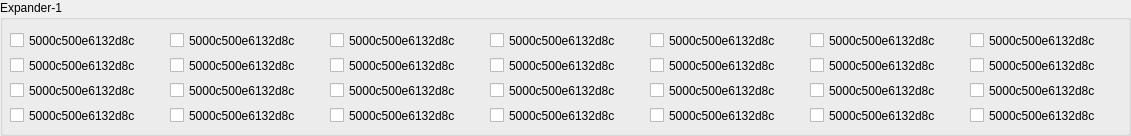
  <widget class="QGroupBox" name="groupBox_1">
   <property name="geometry">
    <rect>
     <x>10</x>
     <y>295</y>
     <width>1131</width>
     <height>136</height>
    </rect>
   </property>
   <property name="minimumSize">
    <size>
     <width>1131</width>
     <height>136</height>
    </size>
   </property>
   <property name="title">
    <string>Expander-1</string>
   </property>
   <widget class="QCheckBox" name="checkBox_29">
    <property name="geometry">
     <rect>
      <x>10</x>
      <y>30</y>
      <width>161</width>
      <height>21</height>
     </rect>
    </property>
    <property name="text">
     <string>5000c500e6132d8c</string>
    </property>
   </widget>
   <widget class="QCheckBox" name="checkBox_30">
    <property name="geometry">
     <rect>
      <x>170</x>
      <y>30</y>
      <width>161</width>
      <height>21</height>
     </rect>
    </property>
    <property name="text">
     <string>5000c500e6132d8c</string>
    </property>
   </widget>
   <widget class="QCheckBox" name="checkBox_31">
    <property name="geometry">
     <rect>
      <x>330</x>
      <y>30</y>
      <width>161</width>
      <height>21</height>
     </rect>
    </property>
    <property name="text">
     <string>5000c500e6132d8c</string>
    </property>
   </widget>
   <widget class="QCheckBox" name="checkBox_32">
    <property name="geometry">
     <rect>
      <x>490</x>
      <y>30</y>
      <width>161</width>
      <height>21</height>
     </rect>
    </property>
    <property name="text">
     <string>5000c500e6132d8c</string>
    </property>
   </widget>
   <widget class="QCheckBox" name="checkBox_33">
    <property name="geometry">
     <rect>
      <x>650</x>
      <y>30</y>
      <width>161</width>
      <height>21</height>
     </rect>
    </property>
    <property name="text">
     <string>5000c500e6132d8c</string>
    </property>
   </widget>
   <widget class="QCheckBox" name="checkBox_34">
    <property name="geometry">
     <rect>
      <x>810</x>
      <y>30</y>
      <width>161</width>
      <height>21</height>
     </rect>
    </property>
    <property name="text">
     <string>5000c500e6132d8c</string>
    </property>
   </widget>
   <widget class="QCheckBox" name="checkBox_35">
    <property name="geometry">
     <rect>
      <x>970</x>
      <y>30</y>
      <width>161</width>
      <height>21</height>
     </rect>
    </property>
    <property name="text">
     <string>5000c500e6132d8c</string>
    </property>
   </widget>
   <widget class="QCheckBox" name="checkBox_36">
    <property name="geometry">
     <rect>
      <x>10</x>
      <y>55</y>
      <width>161</width>
      <height>21</height>
     </rect>
    </property>
    <property name="text">
     <string>5000c500e6132d8c</string>
    </property>
   </widget>
   <widget class="QCheckBox" name="checkBox_37">
    <property name="geometry">
     <rect>
      <x>170</x>
      <y>55</y>
      <width>161</width>
      <height>21</height>
     </rect>
    </property>
    <property name="text">
     <string>5000c500e6132d8c</string>
    </property>
   </widget>
   <widget class="QCheckBox" name="checkBox_38">
    <property name="geometry">
     <rect>
      <x>330</x>
      <y>55</y>
      <width>161</width>
      <height>21</height>
     </rect>
    </property>
    <property name="text">
     <string>5000c500e6132d8c</string>
    </property>
   </widget>
   <widget class="QCheckBox" name="checkBox_39">
    <property name="geometry">
     <rect>
      <x>490</x>
      <y>55</y>
      <width>161</width>
      <height>21</height>
     </rect>
    </property>
    <property name="text">
     <string>5000c500e6132d8c</string>
    </property>
   </widget>
   <widget class="QCheckBox" name="checkBox_40">
    <property name="geometry">
     <rect>
      <x>650</x>
      <y>55</y>
      <width>161</width>
      <height>21</height>
     </rect>
    </property>
    <property name="text">
     <string>5000c500e6132d8c</string>
    </property>
   </widget>
   <widget class="QCheckBox" name="checkBox_41">
    <property name="geometry">
     <rect>
      <x>810</x>
      <y>55</y>
      <width>161</width>
      <height>21</height>
     </rect>
    </property>
    <property name="text">
     <string>5000c500e6132d8c</string>
    </property>
   </widget>
   <widget class="QCheckBox" name="checkBox_42">
    <property name="geometry">
     <rect>
      <x>970</x>
      <y>55</y>
      <width>161</width>
      <height>21</height>
     </rect>
    </property>
    <property name="text">
     <string>5000c500e6132d8c</string>
    </property>
   </widget>
   <widget class="QCheckBox" name="checkBox_43">
    <property name="geometry">
     <rect>
      <x>10</x>
      <y>80</y>
      <width>161</width>
      <height>21</height>
     </rect>
    </property>
    <property name="text">
     <string>5000c500e6132d8c</string>
    </property>
   </widget>
   <widget class="QCheckBox" name="checkBox_44">
    <property name="geometry">
     <rect>
      <x>170</x>
      <y>80</y>
      <width>161</width>
      <height>21</height>
     </rect>
    </property>
    <property name="text">
     <string>5000c500e6132d8c</string>
    </property>
   </widget>
   <widget class="QCheckBox" name="checkBox_45">
    <property name="geometry">
     <rect>
      <x>330</x>
      <y>80</y>
      <width>161</width>
      <height>21</height>
     </rect>
    </property>
    <property name="text">
     <string>5000c500e6132d8c</string>
    </property>
   </widget>
   <widget class="QCheckBox" name="checkBox_46">
    <property name="geometry">
     <rect>
      <x>490</x>
      <y>80</y>
      <width>161</width>
      <height>21</height>
     </rect>
    </property>
    <property name="text">
     <string>5000c500e6132d8c</string>
    </property>
   </widget>
   <widget class="QCheckBox" name="checkBox_47">
    <property name="geometry">
     <rect>
      <x>650</x>
      <y>80</y>
      <width>161</width>
      <height>21</height>
     </rect>
    </property>
    <property name="text">
     <string>5000c500e6132d8c</string>
    </property>
   </widget>
   <widget class="QCheckBox" name="checkBox_48">
    <property name="geometry">
     <rect>
      <x>810</x>
      <y>80</y>
      <width>161</width>
      <height>21</height>
     </rect>
    </property>
    <property name="text">
     <string>5000c500e6132d8c</string>
    </property>
   </widget>
   <widget class="QCheckBox" name="checkBox_49">
    <property name="geometry">
     <rect>
      <x>970</x>
      <y>80</y>
      <width>161</width>
      <height>21</height>
     </rect>
    </property>
    <property name="text">
     <string>5000c500e6132d8c</string>
    </property>
   </widget>
   <widget class="QCheckBox" name="checkBox_50">
    <property name="geometry">
     <rect>
      <x>10</x>
      <y>105</y>
      <width>161</width>
      <height>21</height>
     </rect>
    </property>
    <property name="text">
     <string>5000c500e6132d8c</string>
    </property>
   </widget>
   <widget class="QCheckBox" name="checkBox_51">
    <property name="geometry">
     <rect>
      <x>170</x>
      <y>105</y>
      <width>161</width>
      <height>21</height>
     </rect>
    </property>
    <property name="text">
     <string>5000c500e6132d8c</string>
    </property>
   </widget>
   <widget class="QCheckBox" name="checkBox_52">
    <property name="geometry">
     <rect>
      <x>330</x>
      <y>105</y>
      <width>161</width>
      <height>21</height>
     </rect>
    </property>
    <property name="text">
     <string>5000c500e6132d8c</string>
    </property>
   </widget>
   <widget class="QCheckBox" name="checkBox_53">
    <property name="geometry">
     <rect>
      <x>490</x>
      <y>105</y>
      <width>161</width>
      <height>21</height>
     </rect>
    </property>
    <property name="text">
     <string>5000c500e6132d8c</string>
    </property>
   </widget>
   <widget class="QCheckBox" name="checkBox_54">
    <property name="geometry">
     <rect>
      <x>650</x>
      <y>105</y>
      <width>161</width>
      <height>21</height>
     </rect>
    </property>
    <property name="text">
     <string>5000c500e6132d8c</string>
    </property>
   </widget>
   <widget class="QCheckBox" name="checkBox_55">
    <property name="geometry">
     <rect>
      <x>810</x>
      <y>105</y>
      <width>161</width>
      <height>21</height>
     </rect>
    </property>
    <property name="text">
     <string>5000c500e6132d8c</string>
    </property>
   </widget>
   <widget class="QCheckBox" name="checkBox_56">
    <property name="geometry">
     <rect>
      <x>970</x>
      <y>105</y>
      <width>161</width>
      <height>21</height>
     </rect>
    </property>
    <property name="text">
     <string>5000c500e6132d8c</string>
    </property>
   </widget>
  </widget>
